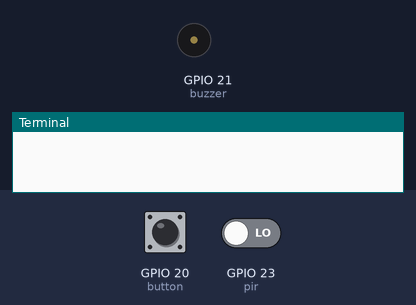
Bench run of a program on a simulated Raspberry Pi (BCM pin numbers). Shown: buzzer (waves = sounding, pin HIGH), the last lines printed to the terminal. The test bench sets the inputs (shaded band); at power-on: GPIO 20 (button) HIGH, GPIO 23 (pir) LOW.

Above: at 1.2 s.
1.3 s: GPIO 20 (button) pulled LOW for 0.15 s
2.9 s: GPIO 23 (pir) driven HIGH
5.9 s: GPIO 20 (button) pulled LOW for 1 s
At 6.5 s:
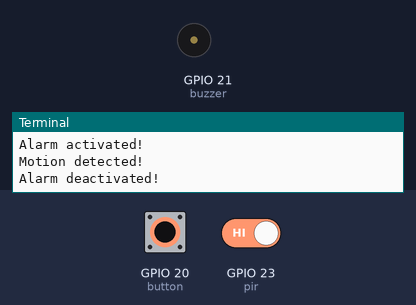
8.4 s: GPIO 20 (button) pulled LOW for 0.15 s
11.5 s: GPIO 20 (button) pulled LOW for 3.2 s
At 12.6 s:
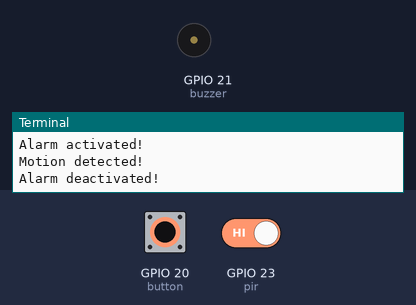
16.2 s: GPIO 20 (button) pulled LOW for 0.15 s
At 22.4 s:
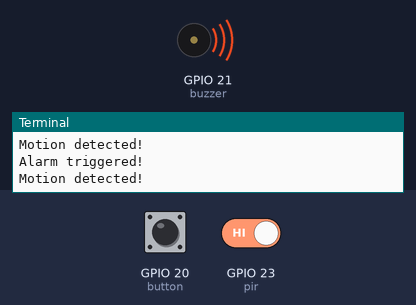
Timing chart, 0 to 22.7 s (numbered marks = the images above; inputs shaded):
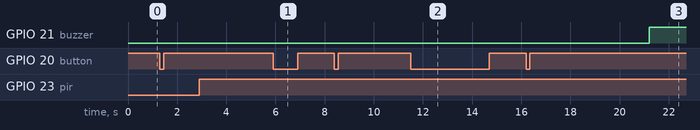

Measured:
- after the input at 5.9 s, GPIO 21 (buzzer): stays LOW (without the input it goes to HIGH after 2.0 s)
- after the input at 11.5 s, GPIO 21 (buzzer): stays LOW (without the input it goes to HIGH after 1.9 s)
- after the input at 16.2 s, GPIO 21 (buzzer): LOW → HIGH after 5.0 s

The program:

basic-alarm.py
```python
from gpiozero import MotionSensor, Button, Buzzer
from time import sleep

# Initialize components
pir = MotionSensor(23)
button = Button(20)
buzzer = Buzzer(21)

# State variable
active = False

def toggle_alarm():
    global active
    if active:
        active = False
        buzzer.off()
        print("Alarm deactivated!")
    else:
        active = True
        print("Alarm activated!")

def monitor():
    while True:
        if active:
            pir.wait_for_motion()
            print("Motion detected!")
            sleep(5)  # Delay before alarm triggers
            if active:  # Check again to see if alarm was deactivated during delay
                buzzer.on()
                print("Alarm triggered!")
        else:
            buzzer.off()

button.when_pressed = toggle_alarm

try:
    monitor()
except KeyboardInterrupt:
    print("Exiting...")
    buzzer.off()
```
